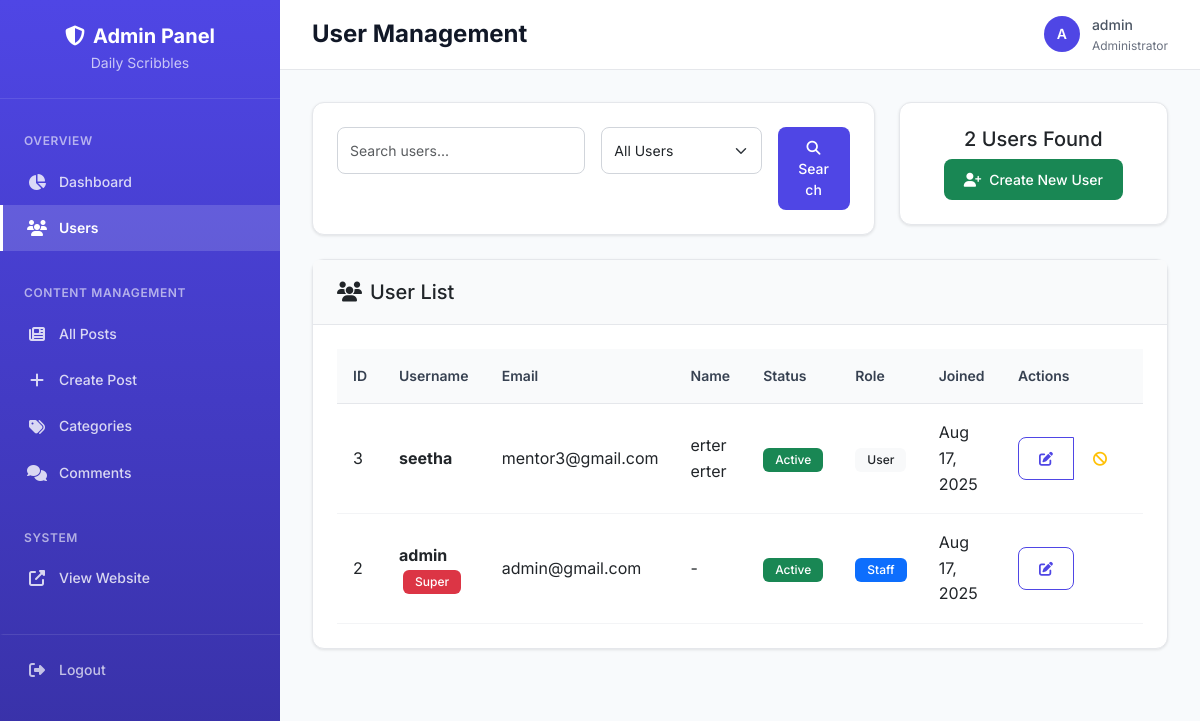
Screenshot of /adminpanel/users/ (signed in) with the database file from the repository.
### userapp/models.py (models this page shows, shortened)
class CustomUser(AbstractUser):
    email = models.EmailField(unique=True)

### adminpanel/views.py (the view, shortened to what this page needs)
# urls.py: path('users/', views.user_management, name='user_management'),
@login_required
@user_passes_test(is_admin)
def user_management(request):
    search_query = request.GET.get('search', '')
    filter_type = request.GET.get('filter', 'all')
    users = User.objects.all().order_by('-date_joined')
    if filter_type == 'active':
        users = users.filter(is_active=True)
    elif filter_type == 'inactive':
        users = users.filter(is_active=False)
    elif filter_type == 'staff':
        users = users.filter(is_staff=True)
    paginator = Paginator(users, 20)  # Show 20 users per page
    page_number = request.GET.get('page')
    page_obj = paginator.get_page(page_number)
    context = {
        'page_obj': page_obj,
        'search_query': search_query,
        'filter_type': filter_type,
        'total_users': users.count(),
    }
    return render(request, 'adminpanel/user_management.html', context)

### adminpanel/views.py (called while the page is built)
def is_admin(user):
    return user.is_authenticated and (user.is_staff or user.is_superuser)

### templates/adminpanel/user_management.html (shortened to what this page needs)
{% extends 'adminpanel/base.html' %}
{% block page_title %}User Management{% endblock %}
{% block content %}
<div class="row mb-4">
    <div class="col-md-8">
        <div class="card">
            <div class="card-body">
                <form method="get" class="row g-3">
                    <div class="col-md-6">
                        <input type="text" class="form-control" name="search"
                               placeholder="Search users..." value="{{ search_query }}">
                    </div>
                    <div class="col-md-4">
                        <select class="form-select" name="filter">
                            <option value="all" {% if filter_type == 'all' %}selected{% endif %}>All Users</option>
                        </select>
                    </div>
                    <div class="col-md-2">
                        <button type="submit" class="btn btn-primary w-100">
                            <i class="fas fa-search"></i> Search
                        </button>
                    </div>
                </form>
            </div>
        </div>
    </div>
    <div class="col-md-4">
        <div class="card">
            <div class="card-body text-center">
                <h5>{{ total_users }} Users Found</h5>
                <a href="{% url 'adminpanel:create_user' %}" class="btn btn-success">
                    <i class="fas fa-user-plus me-2"></i>Create New User
                </a>
            </div>
        </div>
    </div>
</div>
<div class="card">
    <div class="card-header">
        <h5 class="card-title mb-0">
            <i class="fas fa-users me-2"></i>User List
        </h5>
    </div>
    <div class="card-body">
        {% if page_obj %}
            <div class="table-responsive">
                <table class="table table-hover">
                    <thead>
                        <tr>
                            <th>ID</th>
                            <th>Username</th>
                            <th>Email</th>
                            <th>Name</th>
                            <th>Status</th>
                            <th>Role</th>
                            <th>Joined</th>
                            <th>Actions</th>
                        </tr>
                    </thead>
                    <tbody>
                        {% for user in page_obj %}
                        <tr>
                            <td>{{ user.id }}</td>
                            <td>
                                <strong>{{ user.username }}</strong>
                                {% if user.is_superuser %}
                                    <span class="badge bg-danger ms-1">Super</span>
                                {% endif %}
                            </td>
                            <td>{{ user.email|default:"-" }}</td>
                            <td>{{ user.get_full_name|default:"-" }}</td>
                            <td>
                                {% if user.is_active %}
                                    <span class="badge bg-success">Active</span>
                                {% else %}
                                    <span class="badge bg-warning text-dark">Blocked</span>
                                {% endif %}
                            </td>
                            <td>
                                {% if user.is_staff %}
                                    <span class="badge bg-primary">Staff</span>
                                {% else %}
                                    <span class="badge bg-light text-dark">User</span>
                                {% endif %}
                            </td>
                            <td>{{ user.date_joined|date:"M d, Y" }}</td>
                            <td>
                                <div class="btn-group btn-group-sm" role="group">
                                    <a href="{% url 'adminpanel:user_detail' user.id %}"
                                       class="btn btn-outline-primary" title="View/Edit">
                                        <i class="fas fa-edit"></i>
                                    </a>
                                    {% if user != request.user and not user.is_superuser %}
                                        {% if user.is_active %}
                                            <button type="button" class="btn btn-outline-warning"
                                                    title="Block User"
                                                    data-user-id="{{ user.id }}"
                                                    data-username="{{ user.username|escapejs }}"
                                                    onclick="confirmBlock(this.dataset.userId, this.dataset.username)">
                                                <i class="fas fa-ban"></i>
                                            </button>
                                        {% endif %}
                                    {% endif %}
                                </div>
                            </td>
                        </tr>
                        {% endfor %}
                    </tbody>
                </table>
            </div>
        {% endif %}
    </div>
</div>
{% endblock %}

### templates/adminpanel/base.html (shortened to what this page needs)
<!DOCTYPE html>
<html lang="en">
<head>
    <link href="https://cdn.jsdelivr.net/npm/bootstrap@5.3.0/dist/css/bootstrap.min.css" rel="stylesheet">
    <link href="https://cdnjs.cloudflare.com/ajax/libs/font-awesome/6.4.0/css/all.min.css" rel="stylesheet">
</head>
<body>
    <nav class="sidebar">
        <div class="sidebar-brand">
            <h4><i class="fas fa-shield-alt me-2"></i>Admin Panel</h4>
            <p>Daily Scribbles</p>
        </div>
        <div class="sidebar-nav">
            <div class="nav-section-title">Overview</div>
            <ul class="nav flex-column">
                <li class="nav-item">
                    <a class="nav-link {% if request.resolver_match.url_name == 'dashboard' %}active{% endif %}"
                       href="{% url 'adminpanel:dashboard' %}">
                        <i class="fas fa-chart-pie"></i>
                        Dashboard
                    </a>
                </li>
                <li class="nav-item">
                    <a class="nav-link {% if request.resolver_match.url_name == 'user_management' %}active{% endif %}"
                       href="{% url 'adminpanel:user_management' %}">
                        <i class="fas fa-users"></i>
                        Users
                    </a>
                </li>
            </ul>
            <div class="nav-section-title">Content Management</div>
            <ul class="nav flex-column">
                <li class="nav-item">
                    <a class="nav-link {% if request.resolver_match.url_name == 'blog_management' %}active{% endif %}"
                       href="{% url 'adminpanel:blog_management' %}">
                        <i class="fas fa-newspaper"></i>
                        All Posts
                    </a>
                </li>
                <li class="nav-item">
                    <a class="nav-link {% if request.resolver_match.url_name == 'create_blog' %}active{% endif %}"
                       href="{% url 'adminpanel:create_blog' %}">
                        <i class="fas fa-plus"></i>
                        Create Post
                    </a>
                </li>
                <li class="nav-item">
                    <a class="nav-link {% if request.resolver_match.url_name == 'category_management' %}active{% endif %}"
                       href="{% url 'adminpanel:category_management' %}">
                        <i class="fas fa-tags"></i>
                        Categories
                    </a>
                </li>
                <li class="nav-item">
                    <a class="nav-link {% if request.resolver_match.url_name == 'comment_management' %}active{% endif %}"
                       href="{% url 'adminpanel:comment_management' %}">
                        <i class="fas fa-comments"></i>
                        Comments
                    </a>
                </li>
            </ul>
            <div class="nav-section-title">System</div>
            <ul class="nav flex-column">
                <li class="nav-item">
                    <a class="nav-link" href="{% url 'blog:post_list' %}" target="_blank">
                        <i class="fas fa-external-link-alt"></i>
                        View Website
                    </a>
                </li>
                <li class="nav-item">
                    <a class="nav-link logout-link" href="{% url 'adminpanel:logout' %}">
                        <i class="fas fa-sign-out-alt"></i>
                        Logout
                    </a>
                </li>
            </ul>
        </div>
    </nav>
    <div class="main-content">
        <header class="main-header">
            <h1 class="page-title">{% block page_title %}Dashboard{% endblock %}</h1>
            <div class="user-info">
                <div class="user-avatar">{{ request.user.username|first|upper }}</div>
                <div>
                    <div style="font-weight: 500;">{{ request.user.username }}</div>
                    <div style="font-size: 0.75rem; color: var(--gray-500);">Administrator</div>
                </div>
            </div>
        </header>
        <div class="content-area">
            {% block content %}
            {% endblock %}
        </div>
    </div>
</body>
</html>

### templates/adminpanel/base.html (style rules this page uses)
:root { --primary-color: #4f46e5; --primary-dark: #3730a3; --secondary-color: #6366f1; --success-color: #10b981; --warning-color: #f59e0b; --danger-color: #ef4444; --info-color: #3b82f6; --light-bg: #f8fafc; --white: #ffffff; --gray-50: #f9fafb; --gray-100: #f3f4f6; --gray-200: #e5e7eb; --gray-300: #d1d5db; --gray-400: #9ca3af; --gray-500: #6b7280; --gray-600: #4b5563; --gray-700: #374151; --gray-800: #1f2937; --gray-900: #111827; --sidebar-width: 280px; --header-height: 70px; }
* { margin: 0; padding: 0; box-sizing: border-box; }
body { font-family: 'Inter', -apple-system, BlinkMacSystemFont, sans-serif; background-color: var(--light-bg); color: var(--gray-700); line-height: 1.6; }
.sidebar { position: fixed; top: 0; left: 0; height: 100vh; width: var(--sidebar-width); background: linear-gradient(180deg, var(--primary-color) 0%, var(--primary-dark) 100%); z-index: 1000; transition: all 0.3s ease; overflow-y: auto; scrollbar-width: thin; scrollbar-color: rgba(255,255,255,0.3) transparent; }
.sidebar-brand { padding: 1.5rem; border-bottom: 1px solid rgba(255,255,255,0.1); text-align: center; }
.sidebar-brand h4 { color: white; font-weight: 700; font-size: 1.25rem; margin: 0; }
.sidebar-brand p { color: rgba(255,255,255,0.7); font-size: 0.875rem; margin: 0.25rem 0 0 0; }
.sidebar-nav { padding: 1rem 0; }
.nav-section-title { color: rgba(255,255,255,0.6); font-size: 0.75rem; font-weight: 600; text-transform: uppercase; letter-spacing: 0.05em; padding: 1rem 1.5rem 0.5rem; margin-top: 1rem; }
.nav-section-title:first-child { margin-top: 0; }
.sidebar .nav-link { color: rgba(255,255,255,0.8); padding: 0.75rem 1.5rem; border-radius: 0; transition: all 0.2s ease; font-weight: 500; font-size: 0.875rem; border-left: 3px solid transparent; display: flex; align-items: center; }
.sidebar .nav-link i { width: 20px; text-align: center; margin-right: 0.75rem; font-size: 1rem; }
.sidebar .nav-link.active { color: white; background-color: rgba(255,255,255,0.15); border-left-color: white; font-weight: 600; }
.sidebar .nav-link.logout-link { margin-top: 2rem; border-top: 1px solid rgba(255,255,255,0.1); padding-top: 1.5rem; color: rgba(255,255,255,0.7); }
.main-content { margin-left: var(--sidebar-width); min-height: 100vh; background-color: var(--light-bg); }
.main-header { background: white; height: var(--header-height); border-bottom: 1px solid var(--gray-200); display: flex; align-items: center; justify-content: space-between; padding: 0 2rem; position: sticky; top: 0; z-index: 100; }
.page-title { font-size: 1.5rem; font-weight: 700; color: var(--gray-900); margin: 0; }
.user-info { display: flex; align-items: center; gap: 0.75rem; color: var(--gray-600); font-size: 0.875rem; }
.user-avatar { width: 36px; height: 36px; background: var(--primary-color); border-radius: 50%; display: flex; align-items: center; justify-content: center; color: white; font-weight: 600; font-size: 0.875rem; }
.content-area { padding: 2rem; }
.card { border: 1px solid var(--gray-200); border-radius: 12px; box-shadow: 0 1px 3px rgba(0,0,0,0.1); transition: all 0.2s ease; background: white; }
.card-header { background: var(--gray-50); border-bottom: 1px solid var(--gray-200); padding: 1.25rem 1.5rem; border-radius: 12px 12px 0 0; }
.card-body { padding: 1.5rem; }
.btn { border-radius: 8px; font-weight: 500; font-size: 0.875rem; padding: 0.625rem 1.25rem; transition: all 0.2s ease; border: none; }
.btn-primary { background: var(--primary-color); color: white; }
.btn-outline-primary { border: 1px solid var(--primary-color); color: var(--primary-color); background: transparent; }
.table { margin-bottom: 0; }
.table th { background: var(--gray-50); border-top: none; border-bottom: 1px solid var(--gray-200); font-weight: 600; font-size: 0.875rem; color: var(--gray-700); padding: 1rem; }
.table td { padding: 1rem; border-bottom: 1px solid var(--gray-100); vertical-align: middle; }
.badge { font-weight: 500; font-size: 0.75rem; padding: 0.375rem 0.75rem; border-radius: 6px; }
.form-control, .form-select { border: 1px solid var(--gray-300); border-radius: 8px; padding: 0.75rem; font-size: 0.875rem; transition: all 0.2s ease; }

### rows the page displays
CustomUser: user.username|first "A", user.username "admin", id "2", username "admin", is_superuser "Super", email "admin@gmail.com", get_full_name "-", is_active "Active", is_staff "Staff", date_joined "Aug 17, 2025"
CustomUser: id "3", username "seetha", email "mentor3@gmail.com", get_full_name "erter erter", is_active "Active", is_staff "User", date_joined "Aug 17, 2025"

### other values shown
{{ total_users }} "2"
